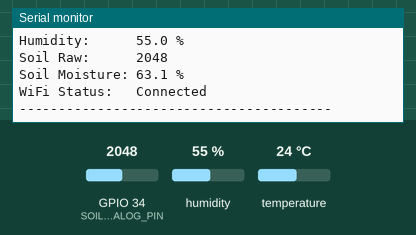
The sketch below on a simulated ESP32. On the bench: the last lines printed to the serial monitor. The inputs (shaded band) are chosen by the test bench; at power-on: humidity 55 %, GPIO 34 (SOIL_ANALOG_PIN) = 2048, temperature 24 °C. WiFi joins after 1.5 s; servers stay silent unless stated; uploads are accepted with an empty reply.

Above: at 3.7 s.
3.8 s: humidity set to 22 %
At 5.8 s:
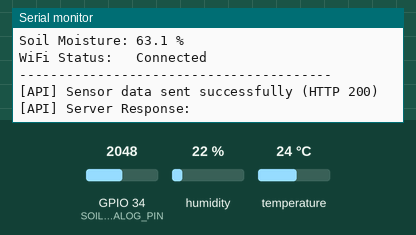
6.7 s: GPIO 34 (SOIL_ANALOG_PIN) set to 2866
At 7.7 s:
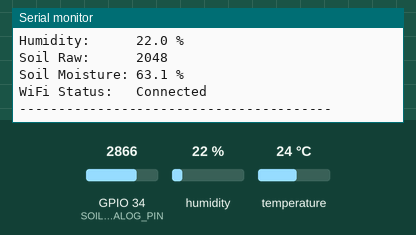
8.2 s: temperature set to 12 °C
At 9.5 s:
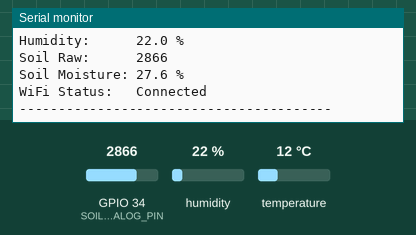
9.7 s: GPIO 34 (SOIL_ANALOG_PIN) set to 3603
At 10.9 s:
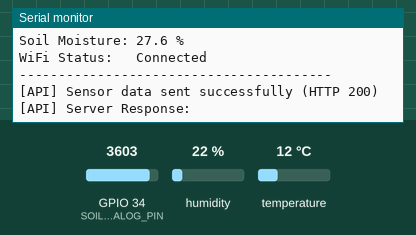
11.2 s: humidity set to 40 %
At 12.9 s:
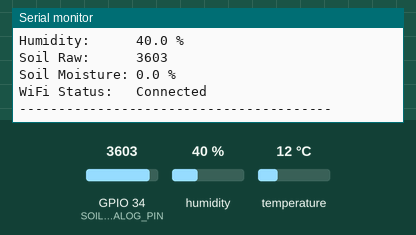
Timing chart, 0 to 13.7 s (numbered marks = the images above; inputs shaded):
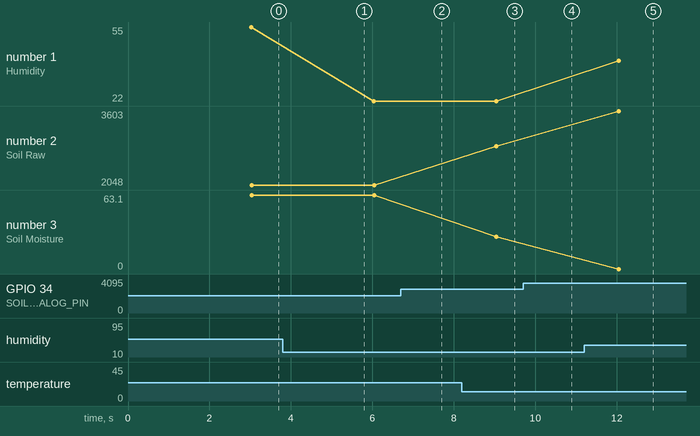

Measured:
- after the input at 8.2 s, the serial monitor: prints a new line after 0.84 s (image 3)
- after the input at 11.2 s, the serial monitor: prints a new line after 0.85 s (image 5)
- plotted number 1: 22 → 40 after the input at 11.2 s

The sketch:

esp32_sensor_node.ino
```cpp
#include <Arduino.h>
#include <WiFi.h>
#include <HTTPClient.h>
#include <ArduinoJson.h>
#include "DHT.h"

#define DHTPIN        4
#define DHTTYPE       DHT22
#define SOIL_ANALOG_PIN 34


const char* WIFI_SSID     = "S15";
const char* WIFI_PASSWORD = "12345678";

// FastAPI server base URL and sensor ingestion endpoint
const char* API_BASE_URL  = "http://10.244.164.209:8000/sensor-data";
const char* DEVICE_ID     = "SAFE-ESP32-01";

// DHT22 sampling interval (must be >= 2000 ms to respect sensor specifications)
const unsigned long SENSOR_READ_INTERVAL = 3000;   // 3 seconds between reads

// API transmission interval
const unsigned long TRANSMIT_INTERVAL   = 5000;   // 5 seconds between HTTP POSTs

// HTTP client timeout in milliseconds
const int HTTP_TIMEOUT_MS               = 4000;

// -----------------------------------------------------------------------------
// 4. SOIL MOISTURE CALIBRATION CONSTANTS
// -----------------------------------------------------------------------------
/*
 * CALIBRATION NOTE:
 * ESP32 ADC resolution is 12-bit (0 to 4095).
 * The HW-080 resistive sensor outputs HIGHER voltage (near 4095) in dry air
 * and LOWER voltage (near 1000-1500) in saturated water.
 * These values are defaults and MUST be calibrated with your specific probe & soil:
 * 1. Read raw value in dry air -> SOIL_RAW_AIR_DRY
 * 2. Read raw value submerged in water -> SOIL_RAW_WATER_WET
 */
const int SOIL_RAW_AIR_DRY   = 3500;  // 0% moisture benchmark (sensor suspended in air)
const int SOIL_RAW_WATER_WET = 1200;  // 100% moisture benchmark (sensor dipped in water)

// -----------------------------------------------------------------------------
// GLOBAL INSTANCES & VARIABLES
// -----------------------------------------------------------------------------
DHT dht(DHTPIN, DHTTYPE);

unsigned long lastSensorReadTime = 0;
unsigned long lastTransmitTime   = 0;

float currentTemperature       = NAN;
float currentHumidity          = NAN;
int   currentSoilRaw           = -1;
float currentSoilPercent       = NAN;

// -----------------------------------------------------------------------------
// HELPER FUNCTIONS
// -----------------------------------------------------------------------------

/**
 * Print clean ASCII startup banner with pin mappings and system details.
 */
void printSystemBanner() {
  Serial.println("\n=======================================================");
  Serial.println("   S.A.F.E. - Smart Agricultural Forecasting & Edge    ");
  Serial.println("   ESP32-WROOM Microclimate Telemetry Node v1.0.0      ");
  Serial.println("=======================================================");
  Serial.println("Configured Hardware Pinout:");
  Serial.printf("  [+] DHT22 Temperature & Humidity : GPIO %d\n", DHTPIN);
  Serial.printf("  [+] HW-080 Soil Moisture AO      : GPIO %d (ADC1)\n", SOIL_ANALOG_PIN);
  Serial.println("  [+] ESP32-CAM Power Rail         : VIN 5V + GND (Common)");
  Serial.println("  [+] Camera Comm Channel          : Wi-Fi REST (No UART)");
  Serial.printf("  [+] Device Identifier            : %s\n", DEVICE_ID);
  Serial.printf("  [+] Target API Endpoint          : %s\n", API_BASE_URL);
  Serial.println("=======================================================\n");
}

/**
 * Connect to configured Wi-Fi network with non-infinite loop retry logic.
 */
void connectWiFi() {
  if (WiFi.status() == WL_CONNECTED) {
    return;
  }

  Serial.printf("[WiFi] Connecting to SSID: %s ", WIFI_SSID);
  WiFi.mode(WIFI_STA);
  WiFi.begin(WIFI_SSID, WIFI_PASSWORD);

  unsigned long startAttempt = millis();
  // Attempt connection for up to 10 seconds per cycle so sensors continue reading
  while (WiFi.status() != WL_CONNECTED && (millis() - startAttempt < 10000)) {
    delay(500);
    Serial.print(".");
  }

  if (WiFi.status() == WL_CONNECTED) {
    Serial.println("\n[WiFi] Connected successfully!");
    Serial.printf("[WiFi] Assigned IP Address: %s\n", WiFi.localIP().toString().c_str());
    Serial.printf("[WiFi] Signal Strength (RSSI): %d dBm\n\n", WiFi.RSSI());
  } else {
    Serial.println("\n[WiFi] Connection timeout. Operating in offline/retry mode.\n");
  }
}

/**
 * Read DHT22 and HW-080 analog probe with validation and non-blocking timing.
 */
void readSensors() {
  // Read analog soil moisture first (multisampling for ADC noise reduction)
  long adcAccumulator = 0;
  const int NUM_SAMPLES = 8;
  for (int i = 0; i < NUM_SAMPLES; i++) {
    adcAccumulator += analogRead(SOIL_ANALOG_PIN);
    delay(2);
  }
  currentSoilRaw = adcAccumulator / NUM_SAMPLES;

  // Compute moisture percentage using linear interpolation between calibration points
  // Inverse relationship: High raw ADC = Dry soil, Low raw ADC = Wet soil
  float mappedPercent = (float)(SOIL_RAW_AIR_DRY - currentSoilRaw) * 100.0f / (float)(SOIL_RAW_AIR_DRY - SOIL_RAW_WATER_WET);
  currentSoilPercent = constrain(mappedPercent, 0.0f, 100.0f);

  // Read temperature and humidity from DHT22
  float t = dht.readTemperature(); // Default: Celsius
  float h = dht.readHumidity();

  // Validate DHT22 reading
  if (isnan(t) || isnan(h)) {
    Serial.println("[Sensor Error] Failed to read from DHT22 sensor! Check wiring on GPIO4.");
  } else {
    currentTemperature = t;
    currentHumidity    = h;
  }

  // Print structured sensor debug status to Serial Monitor
  Serial.println("----------------------------------------");
  if (!isnan(currentTemperature)) {
    Serial.printf("Temperature:   %.1f \xC2\xB0" "C\n", currentTemperature);
  } else {
    Serial.println("Temperature:   ERROR (NaN)");
  }

  if (!isnan(currentHumidity)) {
    Serial.printf("Humidity:      %.1f %%\n", currentHumidity);
  } else {
    Serial.println("Humidity:      ERROR (NaN)");
  }

  Serial.printf("Soil Raw:      %d\n", currentSoilRaw);
  Serial.printf("Soil Moisture: %.1f %%\n", currentSoilPercent);
  Serial.printf("WiFi Status:   %s\n", (WiFi.status() == WL_CONNECTED) ? "Connected" : "Disconnected");
  Serial.println("----------------------------------------");
}

/**
 * Transmit sensor readings to FastAPI backend over HTTP POST.
 * Fails gracefully without blocking if network or server is down.
 */
void transmitSensorData() {
  if (WiFi.status() != WL_CONNECTED) {
    Serial.println("[API] Skipped transmission: Wi-Fi not connected.");
    return;
  }

  // Ensure we have at least one valid reading before transmitting
  if (isnan(currentTemperature) && isnan(currentHumidity) && currentSoilRaw == -1) {
    Serial.println("[API] Skipped transmission: No valid sensor readings yet.");
    return;
  }

  // Build JSON payload conforming to FastAPI /sensor-data schema
  StaticJsonDocument<256> doc;
  doc["device_id"]             = DEVICE_ID;
  doc["temperature"]           = isnan(currentTemperature) ? 25.0 : currentTemperature;
  doc["humidity"]              = isnan(currentHumidity) ? 50.0 : currentHumidity;
  doc["soil_moisture_raw"]     = currentSoilRaw;
  doc["soil_moisture_percent"] = currentSoilPercent;
  doc["timestamp"]             = (unsigned long)(millis() / 1000); // Node uptime in seconds

  String jsonPayload;
  serializeJson(doc, jsonPayload);

  HTTPClient http;
  http.begin(API_BASE_URL);
  http.setTimeout(HTTP_TIMEOUT_MS);
  http.addHeader("Content-Type", "application/json");

  int httpResponseCode = http.POST(jsonPayload);

  if (httpResponseCode > 0) {
    if (httpResponseCode == HTTP_CODE_OK || httpResponseCode == 201) {
      String response = http.getString();
      Serial.println("[API] Sensor data sent successfully (HTTP 200)");
      Serial.printf("[API] Server Response: %s\n", response.c_str());
    } else {
      Serial.printf("[API Warning] Server responded with HTTP status: %d\n", httpResponseCode);
    }
  } else {
    Serial.printf("[API Error] HTTP POST failed, error: %s\n", http.errorToString(httpResponseCode).c_str());
    Serial.println("[API Note] Firmware continuing normal operation; will retry on next cycle.");
  }

  http.end(); // Free connection resources
}

// -----------------------------------------------------------------------------
// SETUP
// -----------------------------------------------------------------------------
void setup() {
  Serial.begin(115200);
  delay(1000); // Allow UART connection to settle

  // Configure ADC attenuation for full 0 - 3.3V scale (11dB gives ~0 to 3.3V measurement)
  analogSetAttenuation(ADC_11db);
  pinMode(SOIL_ANALOG_PIN, INPUT);

  // Initialize DHT sensor
  dht.begin();

  // Print startup overview banner
  printSystemBanner();

  // Initial Wi-Fi connection
  connectWiFi();
}

// -----------------------------------------------------------------------------
// MAIN LOOP (Non-blocking timing using millis())
// -----------------------------------------------------------------------------
void loop() {
  unsigned long currentMillis = millis();

  // 1. Maintain Wi-Fi connection with non-blocking checks
  if (WiFi.status() != WL_CONNECTED && (currentMillis - lastTransmitTime >= TRANSMIT_INTERVAL)) {
    connectWiFi();
  }

  // 2. Periodic Sensor Sampling (every SENSOR_READ_INTERVAL ms)
  if (currentMillis - lastSensorReadTime >= SENSOR_READ_INTERVAL) {
    lastSensorReadTime = currentMillis;
    readSensors();
  }

  // 3. Periodic Telemetry Transmission (every TRANSMIT_INTERVAL ms)
  if (currentMillis - lastTransmitTime >= TRANSMIT_INTERVAL) {
    lastTransmitTime = currentMillis;
    transmitSensorData();
  }

  // Short delay to yield execution to ESP32 RTOS background Wi-Fi tasks
  delay(10);
}


/*
 * ==============================================================================
 * Project: S.A.F.E. (Smart Agricultural Forecasting & Edge-computing)
 * Component: ESP32 Environmental Edge Node Firmware
 * Target Board: ESP32-WROOM-32 DevKit
 *
 * HARDWARE CONNECTIONS:
 * - DHT22 VCC      -> ESP32 3V3
 * - DHT22 DATA     -> GPIO4 (D4)
 * - DHT22 GND      -> ESP32 GND
 * - HW-080 VCC     -> ESP32 3V3
 * - HW-080 GND     -> ESP32 GND
 * - HW-080 AO/A0   -> GPIO34 (D34 - Input Only Analog Pin)
 * - HW-080 DO/D0   -> Unused
 * - ESP32 VIN/5V   -> ESP32-CAM 5V (Shared Power Rail)
 * - ESP32 GND      -> ESP32-CAM GND (Common Ground)
 *
 * NOTE: ESP32-CAM operates as an independent Wi-Fi camera node sending images
 * to the FastAPI backend over Wi-Fi. UART pins are NOT used for communication.
 * ==============================================================================
 */
```

esp32_sensor.ino
```cpp

```
